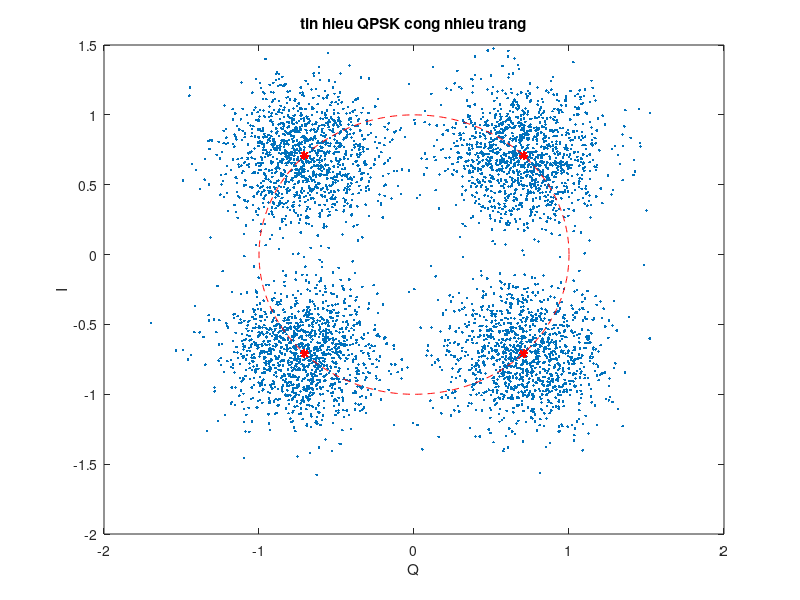

The MATLAB script that drew this image:
clear;
load qpsk_signal;
es=var(s);
eb=es/2;
snr_db=6;
n_0=eb/10^(snr_db/10);
n=sqrt(n_0/2)*(randn(size(s))+j*randn(size(s)));
r=s+n;
plot(r,'.');
hold on;
plot(s,'r*');
hold on;
t=0:0.01:2*pi;
plot(exp(j*t),'r--');
xlabel('Q');
ylabel('I');
title('tin hieu QPSK cong nhieu trang');